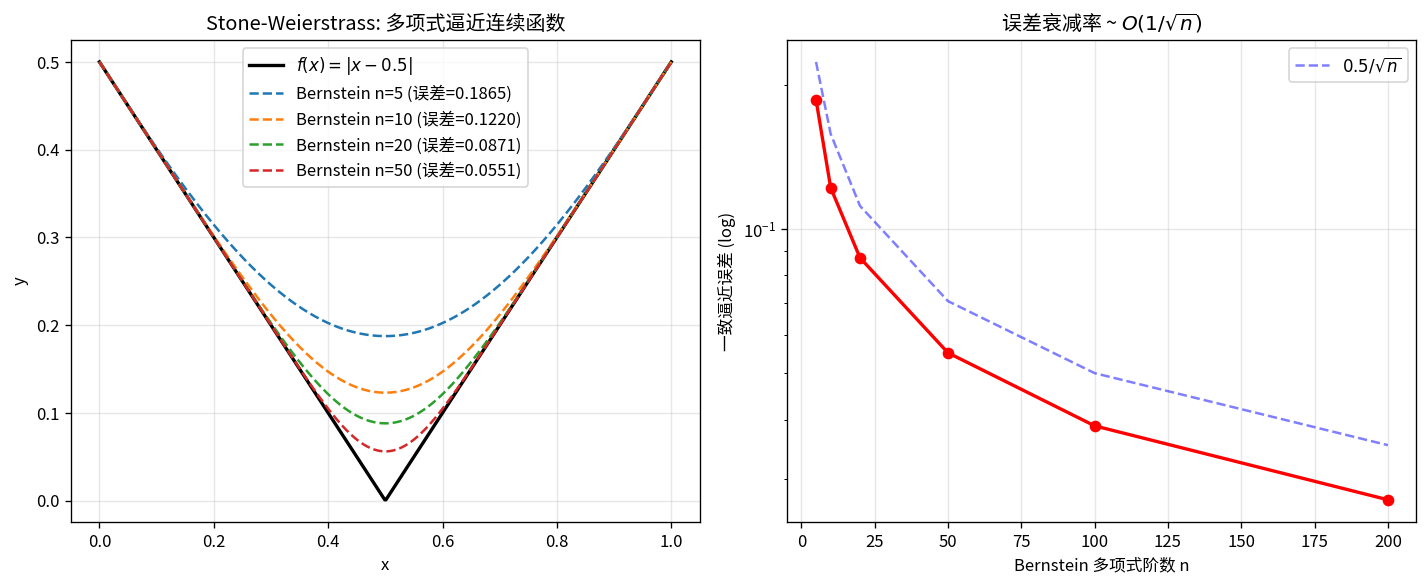

Python code for this plot:
"""
MIT 18.100B · 实验01: Rudin 实分析的数值验证
依赖: numpy, matplotlib
运行: python3 01_rudin_numerical.py

验证:
  1. 完备性: Cauchy 序列在 R 中收敛
  2. 紧致集上连续函数取最值 (Weierstrass 极值定理)
  3. Taylor 展开的收敛速度
  4. Stone-Weierstrass 定理: 多项式逼近连续函数 (Bernstein 多项式)
"""
import numpy as np
import matplotlib
matplotlib.use("Agg")
import matplotlib.pyplot as plt
plt.rcParams["font.sans-serif"] = ["Noto Sans CJK SC", "DejaVu Sans"]
plt.rcParams["axes.unicode_minus"] = False

# ============================================================
# 实验 1: Cauchy 序列收敛
# ============================================================
print("=" * 60)
print("实验 1: Cauchy 序列在 R 中收敛")
print("=" * 60)

# 构造 Cauchy 序列: s_n = sum_{k=1}^n 1/(k(k+1))
# 这个序列收敛到 1 (telescoping series)
def cauchy_seq(n):
    k = np.arange(1, n+1)
    return np.cumsum(1.0 / (k * (k + 1)))

N = 1000
s = cauchy_seq(N)
print(f"序列 s_1000 = {s[-1]:.10f} (真值=1)")
print(f"|s_1000 - 1| = {abs(s[-1] - 1):.2e}")

# 验证 Cauchy 性质: |s_n - s_m| -> 0
for gap in [100, 50, 10, 1]:
    diffs = np.abs(s[gap:] - s[:-gap])
    print(f"  |s_n - s_{{n-{gap}}}| max = {diffs.max():.2e}")

# ============================================================
# 实验 2: 紧致集上连续函数取最值
# ============================================================
print("\n" + "=" * 60)
print("实验 2: 紧致集 [0,1] 上连续函数取最值")
print("=" * 60)

# f(x) = sin(5x) * exp(-x) 在 [0,1] 上
x = np.linspace(0, 1, 10000)
f = np.sin(5 * x) * np.exp(-x)

max_idx = f.argmax()
min_idx = f.argmin()
print(f"f 在 [0,1] 上的最大值 = {f[max_idx]:.6f} (x={x[max_idx]:.4f})")
print(f"f 在 [0,1] 上的最小值 = {f[min_idx]:.6f} (x={x[min_idx]:.4f})")
print(f"结论: 连续 + 紧致 → 最值存在 ✓")

# 对比: 非紧致集 (0,1) 上 f(x) = 1/x 无最大值
print("\n对比: f(x)=1/x 在 (0,1) 上无最大值（非紧致）")
print(f"  f(0.001) = {1/0.001:.1f}, f(0.0001) = {1/0.0001:.1f} → 趋向无穷")

# ============================================================
# 实验 3: Taylor 展开收敛速度
# ============================================================
print("\n" + "=" * 60)
print("实验 3: Taylor 展开收敛速度 (e^x 在 x=1)")
print("=" * 60)

x0 = 1.0
true_val = np.exp(x0)
print(f"真值 e^1 = {true_val:.10f}\n")

for n in range(1, 21):
    taylor = sum(x0**k / np.math.factorial(k) for k in range(n+1))
    error = abs(taylor - true_val)
    remainder_bound = np.exp(x0) * x0**(n+1) / np.math.factorial(n+1)  # Taylor 余项上界
    print(f"  n={n:2d}: Taylor = {taylor:.10f}, 误差 = {error:.2e}, "
          f"余项上界 = {remainder_bound:.2e}")

# ============================================================
# 实验 4: Stone-Weierstrass 定理 (Bernstein 多项式逼近)
# ============================================================
print("\n" + "=" * 60)
print("实验 4: Stone-Weierstrass 定理 (Bernstein 多项式)")
print("=" * 60)

# 目标函数: f(x) = |x - 0.5| (连续但不可微)
def target_f(x):
    return np.abs(x - 0.5)

def bernstein(f, n, x):
    """n 阶 Bernstein 多项式逼近 f 在 x 处的值"""
    from math import comb
    k = np.arange(n + 1)
    return sum(f(ki / n) * comb(n, ki) * x**ki * (1 - x)**(n - ki) 
               for ki, k_val in enumerate(k))

x_fine = np.linspace(0, 1, 500)
f_true = target_f(x_fine)

fig, axes = plt.subplots(1, 2, figsize=(12, 5))

# 左图: 不同 n 的 Bernstein 逼近
axes[0].plot(x_fine, f_true, "k-", linewidth=2, label="$f(x) = |x - 0.5|$")
for n in [5, 10, 20, 50]:
    approx = np.array([bernstein(target_f, n, xi) for xi in x_fine])
    error = np.max(np.abs(approx - f_true))
    axes[0].plot(x_fine, approx, "--", label=f"Bernstein n={n} (误差={error:.4f})")
    print(f"  Bernstein n={n:2d}: 一致逼近误差 = {error:.6f}")

axes[0].set_xlabel("x")
axes[0].set_ylabel("y")
axes[0].set_title("Stone-Weierstrass: 多项式逼近连续函数")
axes[0].legend()
axes[0].grid(alpha=0.3)

# 右图: 误差随 n 衰减
ns = [5, 10, 20, 50, 100, 200]
errors = []
for n in ns:
    approx = np.array([bernstein(target_f, n, xi) for xi in x_fine])
    errors.append(np.max(np.abs(approx - f_true)))

axes[1].semilogy(ns, errors, "ro-", linewidth=2)
axes[1].set_xlabel("Bernstein 多项式阶数 n")
axes[1].set_ylabel("一致逼近误差 (log)")
axes[1].set_title(f"误差衰减率 ~ $O(1/\\sqrt{{n}})$")
axes[1].grid(alpha=0.3)

# 参考线 O(1/sqrt(n))
ref = 0.5 / np.sqrt(np.array(ns))
axes[1].semilogy(ns, ref, "b--", alpha=0.5, label="$0.5/\\sqrt{n}$")
axes[1].legend()

plt.tight_layout()
plt.savefig(__file__.replace(".py", ".png"), dpi=120, bbox_inches="tight")
print(f"\n图表已保存: {__file__.replace('.py', '.png')}")
print("\n结论: 多项式可以一致逼近任何连续函数 (Stone-Weierstrass 定理)")
print("ML 关联: 这就是 Universal Approximation Theorem 的数学根源")
